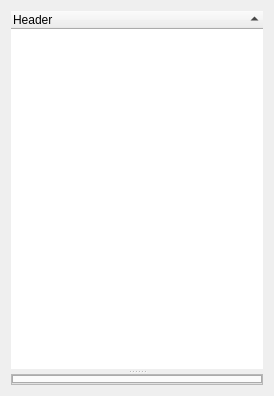
<?xml version="1.0" encoding="UTF-8"?>
<ui version="4.0">
 <class>Form</class>
 <widget class="QWidget" name="Form">
  <property name="geometry">
   <rect>
    <x>0</x>
    <y>0</y>
    <width>274</width>
    <height>396</height>
   </rect>
  </property>
  <property name="windowTitle">
   <string>Form</string>
  </property>
  <layout class="QVBoxLayout" name="verticalLayout">
   <item>
    <widget class="QSplitter" name="splitter">
     <property name="orientation">
      <enum>Qt::Vertical</enum>
     </property>
     <property name="handleWidth">
      <number>5</number>
     </property>
     <property name="childrenCollapsible">
      <bool>false</bool>
     </property>
     <widget class="QTreeWidget" name="DataSettreeWidget">
      <property name="enabled">
       <bool>true</bool>
      </property>
      <property name="styleSheet">
       <string notr="true">QTreeWidget::item { border: 0.5px ; border-style: solid ; border-color: lightgray ; selection-color: rgb(0, 0, 0); }



</string>
      </property>
      <property name="frameShape">
       <enum>QFrame::NoFrame</enum>
      </property>
      <property name="frameShadow">
       <enum>QFrame::Plain</enum>
      </property>
      <property name="lineWidth">
       <number>3</number>
      </property>
      <property name="midLineWidth">
       <number>1</number>
      </property>
      <property name="tabKeyNavigation">
       <bool>false</bool>
      </property>
      <property name="alternatingRowColors">
       <bool>true</bool>
      </property>
      <property name="indentation">
       <number>0</number>
      </property>
      <property name="rootIsDecorated">
       <bool>false</bool>
      </property>
      <property name="uniformRowHeights">
       <bool>true</bool>
      </property>
      <property name="itemsExpandable">
       <bool>false</bool>
      </property>
      <property name="sortingEnabled">
       <bool>true</bool>
      </property>
      <property name="allColumnsShowFocus">
       <bool>true</bool>
      </property>
      <column>
       <property name="text">
        <string>Header</string>
       </property>
      </column>
     </widget>
     <widget class="QFrame" name="frame">
      <property name="frameShape">
       <enum>QFrame::StyledPanel</enum>
      </property>
      <property name="frameShadow">
       <enum>QFrame::Raised</enum>
      </property>
      <layout class="QVBoxLayout" name="TheoryLayout">
       <property name="spacing">
        <number>0</number>
       </property>
       <property name="leftMargin">
        <number>0</number>
       </property>
       <property name="topMargin">
        <number>0</number>
       </property>
       <property name="rightMargin">
        <number>0</number>
       </property>
       <property name="bottomMargin">
        <number>0</number>
       </property>
       <item>
        <widget class="QTabWidget" name="TheorytabWidget">
         <property name="styleSheet">
          <string notr="true">QTreeWidget::item { border: 0.5px ; border-style: solid ; border-color: lightgray ; selection-color: rgb(0, 0, 0); }</string>
         </property>
         <property name="tabShape">
          <enum>QTabWidget::Triangular</enum>
         </property>
         <property name="currentIndex">
          <number>-1</number>
         </property>
         <property name="usesScrollButtons">
          <bool>true</bool>
         </property>
         <property name="tabsClosable">
          <bool>true</bool>
         </property>
         <property name="movable">
          <bool>true</bool>
         </property>
        </widget>
       </item>
      </layout>
     </widget>
    </widget>
   </item>
  </layout>
  <action name="actionNew_Theory">
   <property name="icon">
    <iconset resource="Theory.qrc">
     <normaloff>:/Icon8/Images/new_icons/icons8-einstein.png</normaloff>:/Icon8/Images/new_icons/icons8-einstein.png</iconset>
   </property>
   <property name="text">
    <string>New Theory</string>
   </property>
   <property name="toolTip">
    <string>Create Selected Theory</string>
   </property>
  </action>
  <action name="actionCalculate_Theory">
   <property name="icon">
    <iconset resource="Theory.qrc">
     <normaloff>:/Icon8/Images/new_icons/icons8-abacus.png</normaloff>:/Icon8/Images/new_icons/icons8-abacus.png</iconset>
   </property>
   <property name="text">
    <string>Calculate Theory</string>
   </property>
   <property name="toolTip">
    <string>Calculate Theroy</string>
   </property>
  </action>
  <action name="actionMinimize_Error">
   <property name="icon">
    <iconset resource="Theory.qrc">
     <normaloff>:/Icon8/Images/new_icons/icons8-minimum-value.png</normaloff>:/Icon8/Images/new_icons/icons8-minimum-value.png</iconset>
   </property>
   <property name="text">
    <string>Minimize Error</string>
   </property>
   <property name="toolTip">
    <string>Minimize Error</string>
   </property>
  </action>
  <action name="actionTheory_Options">
   <property name="icon">
    <iconset resource="Theory.qrc">
     <normaloff>:/Icon8/Images/new_icons/icons8-administrative-tools.png</normaloff>:/Icon8/Images/new_icons/icons8-administrative-tools.png</iconset>
   </property>
   <property name="text">
    <string>Theory Options</string>
   </property>
   <property name="toolTip">
    <string>Theory Options</string>
   </property>
  </action>
  <action name="actionNo_Limits">
   <property name="icon">
    <iconset resource="Reptate.qrc">
     <normaloff>:/Images/Images/Line Chart.ico</normaloff>:/Images/Images/Line Chart.ico</iconset>
   </property>
   <property name="text">
    <string>No Limits</string>
   </property>
   <property name="toolTip">
    <string>Remove Limits</string>
   </property>
  </action>
  <action name="actionVertical_Limits">
   <property name="icon">
    <iconset resource="Reptate.qrc">
     <normaloff>:/Images/Images/Line Chart Vertical Limits.ico</normaloff>:/Images/Images/Line Chart Vertical Limits.ico</iconset>
   </property>
   <property name="text">
    <string>Vertical Limits</string>
   </property>
   <property name="toolTip">
    <string>Vertical Limits</string>
   </property>
  </action>
  <action name="actionHorizontal_Limits">
   <property name="icon">
    <iconset resource="Reptate.qrc">
     <normaloff>:/Images/Images/Line Chart Horizontal Limits.ico</normaloff>:/Images/Images/Line Chart Horizontal Limits.ico</iconset>
   </property>
   <property name="text">
    <string>Horizontal Limits</string>
   </property>
   <property name="toolTip">
    <string>Horizontal Limits</string>
   </property>
  </action>
  <action name="actionBoth_Limits">
   <property name="icon">
    <iconset resource="Reptate.qrc">
     <normaloff>:/Images/Images/Line Chart Both Limits.ico</normaloff>:/Images/Images/Line Chart Both Limits.ico</iconset>
   </property>
   <property name="text">
    <string>Both Limits</string>
   </property>
   <property name="toolTip">
    <string>Both Limits</string>
   </property>
  </action>
  <action name="actionShow_Limits">
   <property name="icon">
    <iconset resource="Reptate.qrc">
     <normaloff>:/Images/Images/Line Chart.ico</normaloff>:/Images/Images/Line Chart.ico</iconset>
   </property>
   <property name="text">
    <string>Show Limits</string>
   </property>
   <property name="toolTip">
    <string>Change limits for fit</string>
   </property>
  </action>
 </widget>
 <resources>
  <include location="Symbols.qrc"/>
  <include location="Theory.qrc"/>
  <include location="Reptate.qrc"/>
 </resources>
 <connections/>
</ui>
